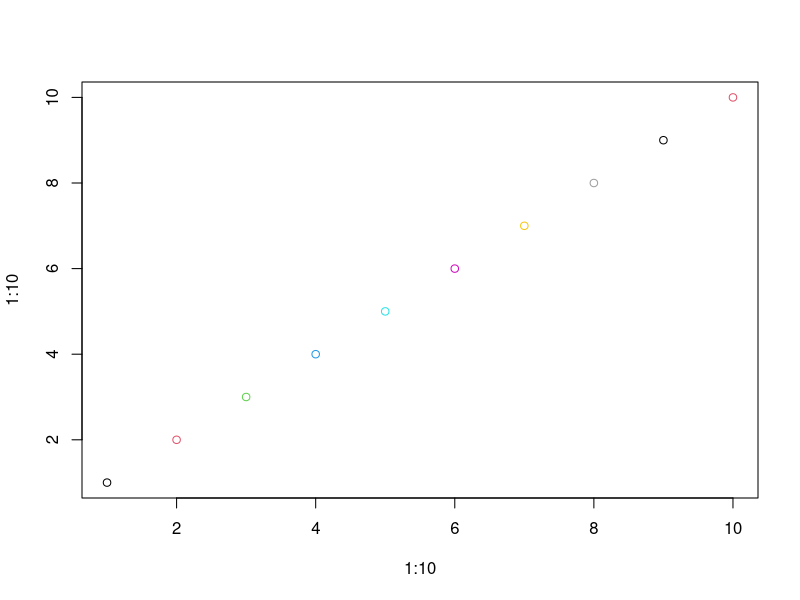
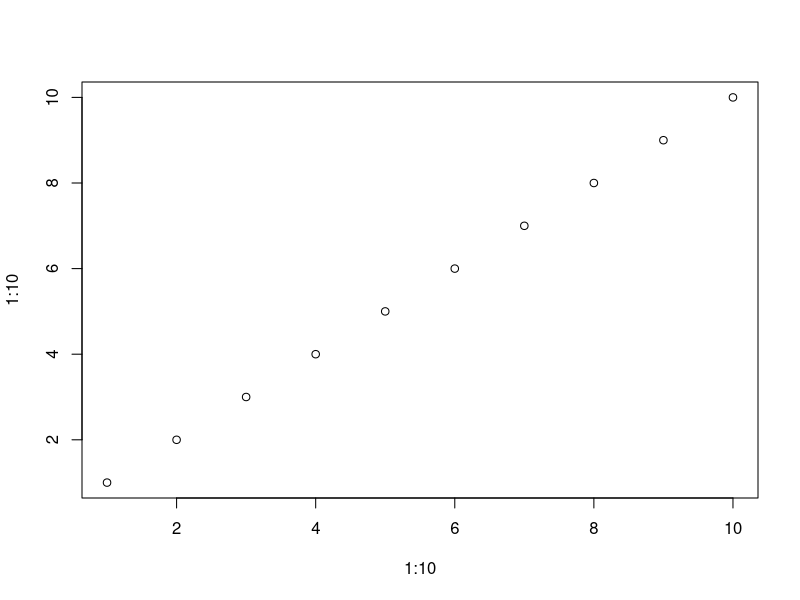

Write R code to recreate these figures, in order.
## ---- chunk 1
a <- 1:1000000
### version A, loop
start <- Sys.time()
meanA <- 0
for(i in seq_along(a)){
  meanA <- meanA + a[i]/length(a)
}
end <- Sys.time() 
end - start
meanA

### version B, vectorized calculation
start <- Sys.time()
mean(a)
end <- Sys.time() 
end - start

## ---- chunk 2
a <- 1:1000000
b <- 1000000:1
### version A, loop
start <- Sys.time()
result <- numeric(length(a)) ## create a vector with length length(a) and all elements 0
for(i in seq_along(a)){
  result[i] <- a[i] + b[i]
}
end <- Sys.time() 
end - start

### version B, vectorized calculation
start <- Sys.time()
result <- a + b
end <- Sys.time() 
end - start
## ---- chunk 3
a <- c(1.1,3.4,9.5)
b <- c(9,2,0.8)
a + b ## vector addition
a * b ## vector multiplication
a ^ b ## 1.1^9, 3.4^2, 9.5^0.8

## ---- chunk 4
a <- 1:8
a + 2
a + c(0,1)
a + c(1,2,3) ## warming message 
## ---- chunk 5
a <- seq(1,3,1)
sin(a)
tan(a)
log(a,base = 10)
log10(a)
exp(a)
## ---- chunk 6
plot(x = 1:10, y = 1:10, col=1:10)
## ---- chunk 7
plot(x = 1:10, y = 1:10, col=1)
## ---- chunk 8
n <- 5
a_int <- integer(n)
a_int
## ---- chunk 9
a_double <- double(n)
a_double

## ---- chunk 10
a_char <- character(n)
a_char

## ---- chunk 11
a_logical <- logical(n)
a_logical
## ---- chunk 12
a <- seq(from=10, to=100, by=2)
a
b <- seq(from=10, to=100, length=10)
b
c <- rep('a', 4)
c
## ---- chunk 13
set.seed(32611) ## set a seed number such that the random numbers will keep the same
rnorm(n = 5, mean = 0, sd = 1)
## ---- chunk 14
set.seed(32611)
rnorm(n = 5, mean = 0:4, sd = 1)
## ---- chunk 15
set.seed(32611)
sample(1:10,1)
## ---- chunk 16
set.seed(32611)
runif(n = 4)
## ---- chunk 17
replicate(4,list())
## ---- chunk 18
replicate(5, runif(sample(1:5,1)))
## ---- chunk 19
a <- matrix(1:6,nrow=3,ncol=2)
a ## matrix will be filled by column by default. 
b <- matrix(6:1, nrow=3, ncol=2)
a * b ## similar to vector, matrix algebra will be done element-wise.
a + c(1,2,3) ## if a matrix add a vector, add by column
## ---- chunk 20
a <- matrix(1:6,nrow=3,ncol=2)
a
apply(a,1,sum) ## for each row, equivalent to rowSums
apply(a,1,var) ## for each row, calculate the variance
apply(a,1,function(x) x^2) ## can also use an anonymous function, note that R will always fill the result by column.
## ---- chunk 21
apply(a,2,sum) ## for each column, equivalent to colSums
colSums(a)
apply(a,2,mean) ## for each column, equivalent to colMeans
apply(a,2,function(x) min(x)) ## equivalent to apply(a,2,min)
apply(a,2,min)
## ---- chunk 22
lapply2 <- function(x, f, ...){
  out <- vector("list", length(x))
  for(i in seq_along(x)){
    out[[i]] <- f(x[[i]], ...)
  }
  out
}
l <- list(c(1:10), list(a='a'), c("dog","cat","gator"))
unlist(lapply(l, length))
unlist(lapply2(l, length))
## ---- chunk 23
alist <- list(a = 25, b = 100, c = 64)
## ---- chunk 24
lapply(alist, function(x) sqrt(x))
## ---- chunk 25
lapply(seq_along(alist), function(x) sqrt(alist[[x]]))
## ---- chunk 26
lapply(names(alist), function(x) sqrt(alist[[x]]))
## ---- chunk 27
aframe <- data.frame(col1=1:3,col2=4:6)
lapply(aframe, mean) ## as a list
apply(aframe, 2, mean) ## as a matrix

## ---- chunk 28
aframe <- data.frame(col1=1:3,col2=4:6)
sapply(aframe, sum) ## if not the same atomic type, will coerce to a list
## ---- chunk 29
aframe <- data.frame(col1=1:3,col2=4:6)
vapply(aframe, sum, numeric(1)) ## if not logical(1), will coerce to the most appropriate type
## ---- chunk 30
xs <- replicate(3, runif(4),simplify=FALSE) ## simplify = TRUE (default) will convert a list to matrix whenever possible
ws <- replicate(3, rnorm(4, 1) + 1,simplify=FALSE)
xs

ws
## ---- chunk 31
unlist(lapply(seq_along(xs), function(i){
  weighted.mean(xs[[i]], ws[[i]])
}))
## ---- chunk 32
unlist(Map(weighted.mean,xs,ws))
## ---- chunk 33
unlist(Map(function(x,w) weighted.mean(x, w, na.rm=TRUE),xs, ws))
## ---- chunk 34
combn(4,2) ## all combinations of "choose 2 numbers from 1:4"
## However, you cannot do combn(4:5,2:3), how to vectorize this function

combnV <- Vectorize(function(x, m) combn(x, m),
                    vectorize.args = c("x", "m"))

combnV(4:5,2:3)
